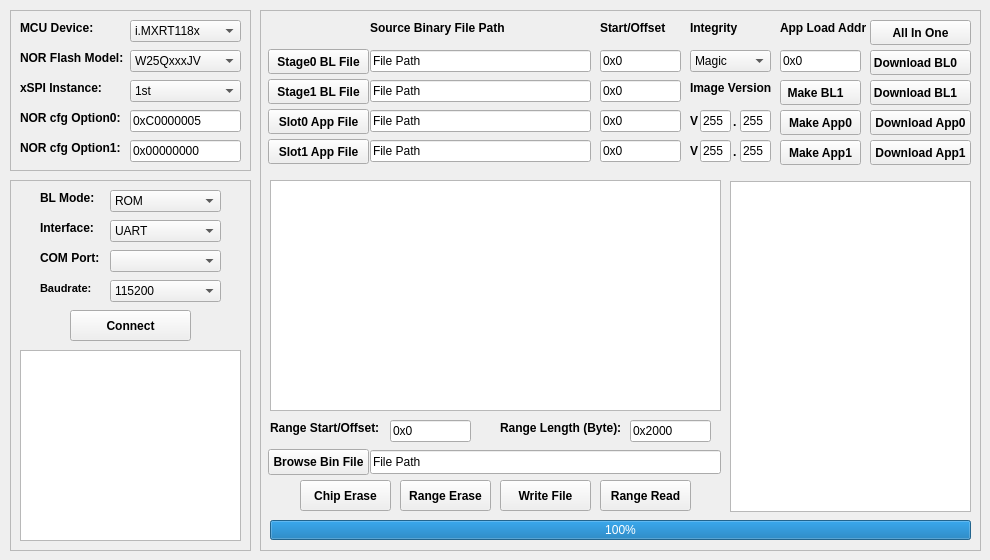
  <widget class="QWidget" name="centralwidget">
   <widget class="QFrame" name="sysFrame">
    <property name="geometry">
     <rect>
      <x>10</x>
      <y>10</y>
      <width>241</width>
      <height>161</height>
     </rect>
    </property>
    <property name="autoFillBackground">
     <bool>false</bool>
    </property>
    <property name="frameShape">
     <enum>QFrame::StyledPanel</enum>
    </property>
    <property name="frameShadow">
     <enum>QFrame::Plain</enum>
    </property>
    <property name="lineWidth">
     <number>1</number>
    </property>
    <widget class="QLabel" name="label_mcuDevice">
     <property name="geometry">
      <rect>
       <x>10</x>
       <y>10</y>
       <width>111</width>
       <height>16</height>
      </rect>
     </property>
     <property name="font">
      <font>
       <weight>75</weight>
       <bold>true</bold>
      </font>
     </property>
     <property name="text">
      <string>MCU Device:</string>
     </property>
    </widget>
    <widget class="QComboBox" name="comboBox_mcuDevice">
     <property name="geometry">
      <rect>
       <x>120</x>
       <y>10</y>
       <width>111</width>
       <height>22</height>
      </rect>
     </property>
     <item>
      <property name="text">
       <string>i.MXRT118x</string>
      </property>
     </item>
    </widget>
    <widget class="QLabel" name="label_norCfgOption0">
     <property name="geometry">
      <rect>
       <x>10</x>
       <y>100</y>
       <width>111</width>
       <height>16</height>
      </rect>
     </property>
     <property name="font">
      <font>
       <weight>75</weight>
       <bold>true</bold>
      </font>
     </property>
     <property name="text">
      <string>NOR cfg Option0:</string>
     </property>
    </widget>
    <widget class="QLineEdit" name="lineEdit_norCfgOption0">
     <property name="geometry">
      <rect>
       <x>120</x>
       <y>100</y>
       <width>111</width>
       <height>22</height>
      </rect>
     </property>
     <property name="text">
      <string>0xC0000005</string>
     </property>
     <property name="alignment">
      <set>Qt::AlignLeading|Qt::AlignLeft|Qt::AlignVCenter</set>
     </property>
    </widget>
    <widget class="QLabel" name="label_norFlashModel">
     <property name="geometry">
      <rect>
       <x>10</x>
       <y>40</y>
       <width>111</width>
       <height>16</height>
      </rect>
     </property>
     <property name="font">
      <font>
       <weight>75</weight>
       <bold>true</bold>
      </font>
     </property>
     <property name="text">
      <string>NOR Flash Model:</string>
     </property>
    </widget>
    <widget class="QComboBox" name="comboBox_norFlashModel">
     <property name="geometry">
      <rect>
       <x>120</x>
       <y>40</y>
       <width>111</width>
       <height>22</height>
      </rect>
     </property>
     <property name="currentIndex">
      <number>0</number>
     </property>
     <property name="maxVisibleItems">
      <number>13</number>
     </property>
     <item>
      <property name="text">
       <string>W25QxxxJV</string>
      </property>
     </item>
     <item>
      <property name="text">
       <string>W35T51NW</string>
      </property>
     </item>
     <item>
      <property name="text">
       <string>MX25Lxxx45G</string>
      </property>
     </item>
     <item>
      <property name="text">
       <string>MX25UM51245G</string>
      </property>
     </item>
     <item>
      <property name="text">
       <string>MX25UM51345G</string>
      </property>
     </item>
     <item>
      <property name="text">
       <string>MX25UM51345G_Def_OPI_DDR</string>
      </property>
     </item>
     <item>
      <property name="text">
       <string>MX25UM51345G_2ndPinmux</string>
      </property>
     </item>
     <item>
      <property name="text">
       <string>GD25QxxxC</string>
      </property>
     </item>
     <item>
      <property name="text">
       <string>GD25LBxxxE</string>
      </property>
     </item>
     <item>
      <property name="text">
       <string>GD25LTxxxE</string>
      </property>
     </item>
     <item>
      <property name="text">
       <string>GD25LXxxxE</string>
      </property>
     </item>
     <item>
      <property name="text">
       <string>IS25LPxxxA</string>
      </property>
     </item>
     <item>
      <property name="text">
       <string>IS25LXxxx</string>
      </property>
     </item>
     <item>
      <property name="text">
       <string>IS26KSxxxS</string>
      </property>
     </item>
     <item>
      <property name="text">
       <string>MT25QLxxxA</string>
      </property>
     </item>
     <item>
      <property name="text">
       <string>RW303-MT35XUxxxABA1G</string>
      </property>
     </item>
     <item>
      <property name="text">
       <string>RW304-MT35XUxxxABA2G_Def_OPI_DDR</string>
      </property>
     </item>
     <item>
      <property name="text">
       <string>AT25SFxxxA</string>
      </property>
     </item>
     <item>
      <property name="text">
       <string>ATXPxxx</string>
      </property>
     </item>
     <item>
      <property name="text">
       <string>S25FLxxxL</string>
      </property>
     </item>
     <item>
      <property name="text">
       <string>S25FLxxxS</string>
      </property>
     </item>
     <item>
      <property name="text">
       <string>S28HSxxxT</string>
      </property>
     </item>
     <item>
      <property name="text">
       <string>S26KSxxxS</string>
      </property>
     </item>
    </widget>
    <widget class="QLabel" name="label_xspiInstance">
     <property name="geometry">
      <rect>
       <x>10</x>
       <y>70</y>
       <width>111</width>
       <height>16</height>
      </rect>
     </property>
     <property name="font">
      <font>
       <weight>75</weight>
       <bold>true</bold>
      </font>
     </property>
     <property name="text">
      <string>xSPI Instance:</string>
     </property>
    </widget>
    <widget class="QComboBox" name="comboBox_xspiInstance">
     <property name="geometry">
      <rect>
       <x>120</x>
       <y>70</y>
       <width>111</width>
       <height>22</height>
      </rect>
     </property>
     <property name="currentIndex">
      <number>0</number>
     </property>
     <property name="maxVisibleItems">
      <number>13</number>
     </property>
     <item>
      <property name="text">
       <string>1st</string>
      </property>
     </item>
     <item>
      <property name="text">
       <string>2nd</string>
      </property>
     </item>
     <item>
      <property name="text">
       <string>3rd</string>
      </property>
     </item>
    </widget>
    <widget class="QLabel" name="label_norCfgOption1">
     <property name="geometry">
      <rect>
       <x>10</x>
       <y>130</y>
       <width>111</width>
       <height>16</height>
      </rect>
     </property>
     <property name="font">
      <font>
       <weight>75</weight>
       <bold>true</bold>
      </font>
     </property>
     <property name="text">
      <string>NOR cfg Option1:</string>
     </property>
    </widget>
    <widget class="QLineEdit" name="lineEdit_norCfgOption1">
     <property name="geometry">
      <rect>
       <x>120</x>
       <y>130</y>
       <width>111</width>
       <height>22</height>
      </rect>
     </property>
     <property name="text">
      <string>0x00000000</string>
     </property>
     <property name="alignment">
      <set>Qt::AlignLeading|Qt::AlignLeft|Qt::AlignVCenter</set>
     </property>
    </widget>
   </widget>
   <widget class="QFrame" name="commFrame">
    <property name="geometry">
     <rect>
      <x>10</x>
      <y>180</y>
      <width>241</width>
      <height>371</height>
     </rect>
    </property>
    <property name="font">
     <font>
      <family>Arial</family>
     </font>
    </property>
    <property name="frameShape">
     <enum>QFrame::StyledPanel</enum>
    </property>
    <property name="frameShadow">
     <enum>QFrame::Plain</enum>
    </property>
    <widget class="QLabel" name="label_interface">
     <property name="geometry">
      <rect>
       <x>30</x>
       <y>40</y>
       <width>61</width>
       <height>16</height>
      </rect>
     </property>
     <property name="font">
      <font>
       <family>MS Shell Dlg 2</family>
       <weight>75</weight>
       <bold>true</bold>
      </font>
     </property>
     <property name="text">
      <string>Interface:</string>
     </property>
    </widget>
    <widget class="QLabel" name="label_baudratePid">
     <property name="geometry">
      <rect>
       <x>30</x>
       <y>100</y>
       <width>61</width>
       <height>16</height>
      </rect>
     </property>
     <property name="font">
      <font>
       <family>MS Shell Dlg 2</family>
       <pointsize>8</pointsize>
       <weight>75</weight>
       <bold>true</bold>
      </font>
     </property>
     <property name="text">
      <string>Baudrate:</string>
     </property>
    </widget>
    <widget class="QComboBox" name="comboBox_interface">
     <property name="geometry">
      <rect>
       <x>100</x>
       <y>40</y>
       <width>111</width>
       <height>22</height>
      </rect>
     </property>
     <property name="font">
      <font>
       <family>MS Shell Dlg 2</family>
      </font>
     </property>
     <item>
      <property name="text">
       <string>UART</string>
      </property>
     </item>
     <item>
      <property name="text">
       <string>USB-HID</string>
      </property>
     </item>
    </widget>
    <widget class="QComboBox" name="comboBox_baudratePid">
     <property name="geometry">
      <rect>
       <x>100</x>
       <y>100</y>
       <width>111</width>
       <height>22</height>
      </rect>
     </property>
     <property name="font">
      <font>
       <family>MS Shell Dlg 2</family>
      </font>
     </property>
     <item>
      <property name="text">
       <string>115200</string>
      </property>
     </item>
    </widget>
    <widget class="QPushButton" name="pushButton_connect">
     <property name="geometry">
      <rect>
       <x>60</x>
       <y>130</y>
       <width>121</width>
       <height>31</height>
      </rect>
     </property>
     <property name="font">
      <font>
       <family>MS Shell Dlg 2</family>
       <weight>75</weight>
       <bold>true</bold>
      </font>
     </property>
     <property name="text">
      <string>Connect</string>
     </property>
    </widget>
    <widget class="QLabel" name="label_comPortVid">
     <property name="geometry">
      <rect>
       <x>30</x>
       <y>70</y>
       <width>61</width>
       <height>16</height>
      </rect>
     </property>
     <property name="font">
      <font>
       <family>MS Shell Dlg 2</family>
       <weight>75</weight>
       <bold>true</bold>
      </font>
     </property>
     <property name="text">
      <string>COM Port:</string>
     </property>
    </widget>
    <widget class="QComboBox" name="comboBox_comPortVid">
     <property name="geometry">
      <rect>
       <x>100</x>
       <y>70</y>
       <width>111</width>
       <height>22</height>
      </rect>
     </property>
     <property name="font">
      <font>
       <family>MS Shell Dlg 2</family>
      </font>
     </property>
    </widget>
    <widget class="QTextEdit" name="textEdit_commStatus">
     <property name="geometry">
      <rect>
       <x>10</x>
       <y>170</y>
       <width>221</width>
       <height>191</height>
      </rect>
     </property>
     <property name="font">
      <font>
       <family>Arial</family>
       <weight>50</weight>
       <bold>false</bold>
      </font>
     </property>
     <property name="frameShadow">
      <enum>QFrame::Plain</enum>
     </property>
     <property name="readOnly">
      <bool>true</bool>
     </property>
    </widget>
    <widget class="QLabel" name="label_blMode">
     <property name="geometry">
      <rect>
       <x>30</x>
       <y>10</y>
       <width>61</width>
       <height>16</height>
      </rect>
     </property>
     <property name="font">
      <font>
       <family>MS Shell Dlg 2</family>
       <weight>75</weight>
       <bold>true</bold>
      </font>
     </property>
     <property name="text">
      <string>BL Mode:</string>
     </property>
    </widget>
    <widget class="QComboBox" name="comboBox_blMode">
     <property name="geometry">
      <rect>
       <x>100</x>
       <y>10</y>
       <width>111</width>
       <height>22</height>
      </rect>
     </property>
     <property name="font">
      <font>
       <family>MS Shell Dlg 2</family>
      </font>
     </property>
     <item>
      <property name="text">
       <string>ROM</string>
      </property>
     </item>
     <item>
      <property name="text">
       <string>OTA</string>
      </property>
     </item>
    </widget>
   </widget>
   <widget class="QFrame" name="otaFrame">
    <property name="geometry">
     <rect>
      <x>260</x>
      <y>10</y>
      <width>721</width>
      <height>541</height>
     </rect>
    </property>
    <property name="frameShape">
     <enum>QFrame::StyledPanel</enum>
    </property>
    <property name="frameShadow">
     <enum>QFrame::Plain</enum>
    </property>
    <widget class="QTextEdit" name="textEdit_memWin">
     <property name="geometry">
      <rect>
       <x>10</x>
       <y>170</y>
       <width>451</width>
       <height>231</height>
      </rect>
     </property>
     <property name="font">
      <font>
       <weight>50</weight>
       <bold>false</bold>
      </font>
     </property>
     <property name="frameShadow">
      <enum>QFrame::Plain</enum>
     </property>
     <property name="readOnly">
      <bool>true</bool>
     </property>
    </widget>
    <widget class="QProgressBar" name="progressBar_action">
     <property name="geometry">
      <rect>
       <x>10</x>
       <y>510</y>
       <width>701</width>
       <height>20</height>
      </rect>
     </property>
     <property name="value">
      <number>100</number>
     </property>
    </widget>
    <widget class="QPushButton" name="pushButton_erase">
     <property name="geometry">
      <rect>
       <x>140</x>
       <y>470</y>
       <width>91</width>
       <height>31</height>
      </rect>
     </property>
     <property name="font">
      <font>
       <family>MS Shell Dlg 2</family>
       <weight>75</weight>
       <bold>true</bold>
      </font>
     </property>
     <property name="text">
      <string>Range Erase</string>
     </property>
    </widget>
    <widget class="QPushButton" name="pushButton_read">
     <property name="geometry">
      <rect>
       <x>340</x>
       <y>470</y>
       <width>91</width>
       <height>31</height>
      </rect>
     </property>
     <property name="font">
      <font>
       <weight>75</weight>
       <bold>true</bold>
      </font>
     </property>
     <property name="text">
      <string>Range Read</string>
     </property>
    </widget>
    <widget class="QPushButton" name="pushButton_write">
     <property name="geometry">
      <rect>
       <x>240</x>
       <y>470</y>
       <width>91</width>
       <height>31</height>
      </rect>
     </property>
     <property name="font">
      <font>
       <weight>75</weight>
       <bold>true</bold>
      </font>
     </property>
     <property name="text">
      <string>Write File</string>
     </property>
    </widget>
    <widget class="QLabel" name="label_rangeStart">
     <property name="geometry">
      <rect>
       <x>10</x>
       <y>410</y>
       <width>121</width>
       <height>16</height>
      </rect>
     </property>
     <property name="font">
      <font>
       <weight>75</weight>
       <bold>true</bold>
      </font>
     </property>
     <property name="text">
      <string>Range Start/Offset:</string>
     </property>
    </widget>
    <widget class="QLabel" name="label_rangeLength">
     <property name="geometry">
      <rect>
       <x>240</x>
       <y>410</y>
       <width>131</width>
       <height>16</height>
      </rect>
     </property>
     <property name="font">
      <font>
       <weight>75</weight>
       <bold>true</bold>
      </font>
     </property>
     <property name="text">
      <string>Range Length (Byte):</string>
     </property>
    </widget>
    <widget class="QLineEdit" name="lineEdit_rangeStart">
     <property name="geometry">
      <rect>
       <x>130</x>
       <y>410</y>
       <width>81</width>
       <height>22</height>
      </rect>
     </property>
     <property name="text">
      <string>0x0</string>
     </property>
     <property name="alignment">
      <set>Qt::AlignLeading|Qt::AlignLeft|Qt::AlignVCenter</set>
     </property>
    </widget>
    <widget class="QLineEdit" name="lineEdit_rangeLength">
     <property name="geometry">
      <rect>
       <x>370</x>
       <y>410</y>
       <width>81</width>
       <height>22</height>
      </rect>
     </property>
     <property name="text">
      <string>0x2000</string>
     </property>
     <property name="alignment">
      <set>Qt::AlignLeading|Qt::AlignLeft|Qt::AlignVCenter</set>
     </property>
    </widget>
    <widget class="QPushButton" name="pushButton_browseFile">
     <property name="geometry">
      <rect>
       <x>8</x>
       <y>439</y>
       <width>101</width>
       <height>26</height>
      </rect>
     </property>
     <property name="font">
      <font>
       <family>MS Shell Dlg 2</family>
       <weight>75</weight>
       <bold>true</bold>
      </font>
     </property>
     <property name="text">
      <string>Browse Bin File</string>
     </property>
    </widget>
    <widget class="QLineEdit" name="lineEdit_browseFile">
     <property name="geometry">
      <rect>
       <x>110</x>
       <y>440</y>
       <width>351</width>
       <height>24</height>
      </rect>
     </property>
     <property name="text">
      <string>File Path</string>
     </property>
     <property name="alignment">
      <set>Qt::AlignLeading|Qt::AlignLeft|Qt::AlignVCenter</set>
     </property>
     <property name="readOnly">
      <bool>true</bool>
     </property>
    </widget>
    <widget class="QPushButton" name="pushButton_stage0BlFile">
     <property name="geometry">
      <rect>
       <x>8</x>
       <y>39</y>
       <width>101</width>
       <height>25</height>
      </rect>
     </property>
     <property name="font">
      <font>
       <family>MS Shell Dlg 2</family>
       <weight>75</weight>
       <bold>true</bold>
      </font>
     </property>
     <property name="text">
      <string>Stage0 BL File</string>
     </property>
    </widget>
    <widget class="QLineEdit" name="lineEdit_stage0BlFile">
     <property name="geometry">
      <rect>
       <x>110</x>
       <y>40</y>
       <width>221</width>
       <height>22</height>
      </rect>
     </property>
     <property name="text">
      <string>File Path</string>
     </property>
     <property name="alignment">
      <set>Qt::AlignLeading|Qt::AlignLeft|Qt::AlignVCenter</set>
     </property>
     <property name="readOnly">
      <bool>true</bool>
     </property>
    </widget>
    <widget class="QPushButton" name="pushButton_stage1BlFile">
     <property name="geometry">
      <rect>
       <x>8</x>
       <y>69</y>
       <width>101</width>
       <height>25</height>
      </rect>
     </property>
     <property name="font">
      <font>
       <family>MS Shell Dlg 2</family>
       <weight>75</weight>
       <bold>true</bold>
      </font>
     </property>
     <property name="text">
      <string>Stage1 BL File</string>
     </property>
    </widget>
    <widget class="QPushButton" name="pushButton_appSlot0File">
     <property name="geometry">
      <rect>
       <x>8</x>
       <y>99</y>
       <width>101</width>
       <height>25</height>
      </rect>
     </property>
     <property name="font">
      <font>
       <family>MS Shell Dlg 2</family>
       <weight>75</weight>
       <bold>true</bold>
      </font>
     </property>
     <property name="text">
      <string>Slot0 App File</string>
     </property>
    </widget>
    <widget class="QPushButton" name="pushButton_appSlot1File">
     <property name="geometry">
      <rect>
       <x>8</x>
       <y>129</y>
       <width>101</width>
       <height>25</height>
      </rect>
     </property>
     <property name="font">
      <font>
       <family>MS Shell Dlg 2</family>
       <weight>75</weight>
       <bold>true</bold>
      </font>
     </property>
     <property name="text">
      <string>Slot1 App File</string>
     </property>
    </widget>
    <widget class="QLineEdit" name="lineEdit_stage1BlFile">
     <property name="geometry">
      <rect>
       <x>110</x>
       <y>70</y>
       <width>221</width>
       <height>22</height>
      </rect>
     </property>
     <property name="text">
      <string>File Path</string>
     </property>
     <property name="alignment">
      <set>Qt::AlignLeading|Qt::AlignLeft|Qt::AlignVCenter</set>
     </property>
     <property name="readOnly">
      <bool>true</bool>
     </property>
    </widget>
    <widget class="QLineEdit" name="lineEdit_appSlot0File">
     <property name="geometry">
      <rect>
       <x>110</x>
       <y>100</y>
       <width>221</width>
       <height>22</height>
      </rect>
     </property>
     <property name="text">
      <string>File Path</string>
     </property>
     <property name="alignment">
      <set>Qt::AlignLeading|Qt::AlignLeft|Qt::AlignVCenter</set>
     </property>
     <property name="readOnly">
      <bool>true</bool>
     </property>
    </widget>
    <widget class="QLineEdit" name="lineEdit_appSlot1File">
     <property name="geometry">
      <rect>
       <x>110</x>
       <y>130</y>
       <width>221</width>
       <height>22</height>
      </rect>
     </property>
     <property name="text">
      <string>File Path</string>
     </property>
     <property name="alignment">
      <set>Qt::AlignLeading|Qt::AlignLeft|Qt::AlignVCenter</set>
     </property>
     <property name="readOnly">
      <bool>true</bool>
     </property>
    </widget>
    <widget class="QLabel" name="label_FileStart">
     <property name="geometry">
      <rect>
       <x>340</x>
       <y>10</y>
       <width>81</width>
       <height>16</height>
      </rect>
     </property>
     <property name="font">
      <font>
       <weight>75</weight>
       <bold>true</bold>
      </font>
     </property>
     <property name="text">
      <string>Start/Offset</string>
     </property>
    </widget>
    <widget class="QLineEdit" name="lineEdit_fileStartS0BL">
     <property name="geometry">
      <rect>
       <x>340</x>
       <y>40</y>
       <width>81</width>
       <height>22</height>
      </rect>
     </property>
     <property name="text">
      <string>0x0</string>
     </property>
     <property name="alignment">
      <set>Qt::AlignLeading|Qt::AlignLeft|Qt::AlignVCenter</set>
     </property>
    </widget>
    <widget class="QLineEdit" name="lineEdit_fileStartS1BL">
     <property name="geometry">
      <rect>
       <x>340</x>
       <y>70</y>
       <width>81</width>
       <height>22</height>
      </rect>
     </property>
     <property name="text">
      <string>0x0</string>
     </property>
     <property name="alignment">
      <set>Qt::AlignLeading|Qt::AlignLeft|Qt::AlignVCenter</set>
     </property>
    </widget>
    <widget class="QLineEdit" name="lineEdit_fileStartAPP0">
     <property name="geometry">
      <rect>
       <x>340</x>
       <y>100</y>
       <width>81</width>
       <height>22</height>
      </rect>
     </property>
     <property name="text">
      <string>0x0</string>
     </property>
     <property name="alignment">
      <set>Qt::AlignLeading|Qt::AlignLeft|Qt::AlignVCenter</set>
     </property>
    </widget>
    <widget class="QLineEdit" name="lineEdit_fileStartAPP1">
     <property name="geometry">
      <rect>
       <x>340</x>
       <y>130</y>
       <width>81</width>
       <height>22</height>
      </rect>
     </property>
     <property name="text">
      <string>0x0</string>
     </property>
     <property name="alignment">
      <set>Qt::AlignLeading|Qt::AlignLeft|Qt::AlignVCenter</set>
     </property>
    </widget>
    <widget class="QLabel" name="label_imageVersion">
     <property name="geometry">
      <rect>
       <x>430</x>
       <y>70</y>
       <width>81</width>
       <height>16</height>
      </rect>
     </property>
     <property name="font">
      <font>
       <weight>75</weight>
       <bold>true</bold>
      </font>
     </property>
     <property name="text">
      <string>Image Version</string>
     </property>
    </widget>
    <widget class="QLineEdit" name="lineEdit_app0VerMajor">
     <property name="geometry">
      <rect>
       <x>440</x>
       <y>100</y>
       <width>31</width>
       <height>22</height>
      </rect>
     </property>
     <property name="text">
      <string>255</string>
     </property>
     <property name="alignment">
      <set>Qt::AlignLeading|Qt::AlignLeft|Qt::AlignVCenter</set>
     </property>
    </widget>
    <widget class="QLineEdit" name="lineEdit_app0VerMinor">
     <property name="geometry">
      <rect>
       <x>480</x>
       <y>100</y>
       <width>31</width>
       <height>22</height>
      </rect>
     </property>
     <property name="text">
      <string>255</string>
     </property>
     <property name="alignment">
      <set>Qt::AlignLeading|Qt::AlignLeft|Qt::AlignVCenter</set>
     </property>
    </widget>
    <widget class="QLabel" name="label_v0">
     <property name="geometry">
      <rect>
       <x>430</x>
       <y>103</y>
       <width>16</width>
       <height>16</height>
      </rect>
     </property>
     <property name="font">
      <font>
       <weight>75</weight>
       <bold>true</bold>
      </font>
     </property>
     <property name="text">
      <string>V</string>
     </property>
    </widget>
    <widget class="QLabel" name="label_v1">
     <property name="geometry">
      <rect>
       <x>430</x>
       <y>133</y>
       <width>16</width>
       <height>16</height>
      </rect>
     </property>
     <property name="font">
      <font>
       <weight>75</weight>
       <bold>true</bold>
      </font>
     </property>
     <property name="text">
      <string>V</string>
     </property>
    </widget>
    <widget class="QLineEdit" name="lineEdit_app1VerMajor">
     <property name="geometry">
      <rect>
       <x>440</x>
       <y>130</y>
       <width>31</width>
       <height>22</height>
      </rect>
     </property>
     <property name="text">
      <string>255</string>
     </property>
     <property name="alignment">
      <set>Qt::AlignLeading|Qt::AlignLeft|Qt::AlignVCenter</set>
     </property>
    </widget>
    <widget class="QLineEdit" name="lineEdit_app1VerMinor">
     <property name="geometry">
      <rect>
       <x>480</x>
       <y>130</y>
       <width>31</width>
       <height>22</height>
      </rect>
     </property>
     <property name="text">
      <string>255</string>
     </property>
     <property name="alignment">
      <set>Qt::AlignLeading|Qt::AlignLeft|Qt::AlignVCenter</set>
     </property>
    </widget>
    <widget class="QLabel" name="label_v1p">
     <property name="geometry">
      <rect>
       <x>473</x>
       <y>134</y>
       <width>16</width>
       <height>16</height>
      </rect>
     </property>
     <property name="font">
      <font>
       <weight>75</weight>
       <bold>true</bold>
      </font>
     </property>
     <property name="text">
      <string>.</string>
     </property>
    </widget>
    <widget class="QLabel" name="label_v0p">
     <property name="geometry">
      <rect>
       <x>473</x>
       <y>104</y>
       <width>16</width>
       <height>16</height>
      </rect>
     </property>
     <property name="font">
      <font>
       <weight>75</weight>
       <bold>true</bold>
      </font>
     </property>
     <property name="text">
      <string>.</string>
     </property>
    </widget>
    <widget class="QLabel" name="label_integrity">
     <property name="geometry">
      <rect>
       <x>430</x>
       <y>10</y>
       <width>81</width>
       <height>16</height>
      </rect>
     </property>
     <property name="font">
      <font>
       <weight>75</weight>
       <bold>true</bold>
      </font>
     </property>
     <property name="text">
      <string>Integrity</string>
     </property>
    </widget>
    <widget class="QComboBox" name="comboBox_integrity">
     <property name="geometry">
      <rect>
       <x>430</x>
       <y>40</y>
       <width>81</width>
       <height>22</height>
      </rect>
     </property>
     <item>
      <property name="text">
       <string>Magic</string>
      </property>
     </item>
     <item>
      <property name="text">
       <string>CRC32</string>
      </property>
     </item>
    </widget>
    <widget class="QPushButton" name="pushButton_makeAPP0">
     <property name="geometry">
      <rect>
       <x>520</x>
       <y>100</y>
       <width>81</width>
       <height>25</height>
      </rect>
     </property>
     <property name="font">
      <font>
       <family>MS Shell Dlg 2</family>
       <weight>75</weight>
       <bold>true</bold>
      </font>
     </property>
     <property name="text">
      <string>Make App0</string>
     </property>
    </widget>
    <widget class="QPushButton" name="pushButton_makeAPP1">
     <property name="geometry">
      <rect>
       <x>520</x>
       <y>130</y>
       <width>81</width>
       <height>25</height>
      </rect>
     </property>
     <property name="font">
      <font>
       <family>MS Shell Dlg 2</family>
       <weight>75</weight>
       <bold>true</bold>
      </font>
     </property>
     <property name="text">
      <string>Make App1</string>
     </property>
    </widget>
    <widget class="QPushButton" name="pushButton_downloadAPP0">
     <property name="geometry">
      <rect>
       <x>610</x>
       <y>100</y>
       <width>101</width>
       <height>25</height>
      </rect>
     </property>
     <property name="font">
      <font>
       <family>MS Shell Dlg 2</family>
       <weight>75</weight>
       <bold>true</bold>
      </font>
     </property>
     <property name="text">
      <string>Download App0</string>
     </property>
    </widget>
    <widget class="QPushButton" name="pushButton_downloadAPP1">
     <property name="geometry">
      <rect>
       <x>610</x>
       <y>130</y>
       <width>101</width>
       <height>25</height>
      </rect>
     </property>
     <property name="font">
      <font>
       <family>MS Shell Dlg 2</family>
       <weight>75</weight>
       <bold>true</bold>
      </font>
     </property>
     <property name="text">
      <string>Download App1</string>
     </property>
    </widget>
    <widget class="QPushButton" name="pushButton_downloadS1BL">
     <property name="geometry">
      <rect>
       <x>610</x>
       <y>70</y>
       <width>101</width>
       <height>25</height>
      </rect>
     </property>
     <property name="font">
      <font>
       <family>MS Shell Dlg 2</family>
       <weight>75</weight>
       <bold>true</bold>
      </font>
     </property>
     <property name="text">
      <string>Download BL1   </string>
     </property>
    </widget>
    <widget class="QPushButton" name="pushButton_downloadS0BL">
     <property name="geometry">
      <rect>
       <x>610</x>
       <y>40</y>
       <width>101</width>
       <height>25</height>
      </rect>
     </property>
     <property name="font">
      <font>
       <family>MS Shell Dlg 2</family>
       <weight>75</weight>
       <bold>true</bold>
      </font>
     </property>
     <property name="text">
      <string>Download BL0   </string>
     </property>
    </widget>
    <widget class="QPushButton" name="pushButton_makeS1BL">
     <property name="geometry">
      <rect>
       <x>520</x>
       <y>70</y>
       <width>81</width>
       <height>25</height>
      </rect>
     </property>
     <property name="font">
      <font>
       <family>MS Shell Dlg 2</family>
       <weight>75</weight>
       <bold>true</bold>
      </font>
     </property>
     <property name="text">
      <string>Make BL1   </string>
     </property>
    </widget>
    <widget class="QLabel" name="label_sourceFilePath">
     <property name="geometry">
      <rect>
       <x>110</x>
       <y>10</y>
       <width>141</width>
       <height>16</height>
      </rect>
     </property>
     <property name="font">
      <font>
       <weight>75</weight>
       <bold>true</bold>
      </font>
     </property>
     <property name="text">
      <string>Source Binary File Path</string>
     </property>
    </widget>
    <widget class="QPushButton" name="pushButton_allInOne">
     <property name="geometry">
      <rect>
       <x>610</x>
       <y>10</y>
       <width>101</width>
       <height>25</height>
      </rect>
     </property>
     <property name="font">
      <font>
       <family>MS Shell Dlg 2</family>
       <weight>75</weight>
       <bold>true</bold>
      </font>
     </property>
     <property name="text">
      <string>All In One</string>
     </property>
    </widget>
    <widget class="QGraphicsView" name="graphicsView_layout">
     <property name="geometry">
      <rect>
       <x>470</x>
       <y>171</y>
       <width>241</width>
       <height>331</height>
      </rect>
     </property>
    </widget>
    <widget class="QPushButton" name="pushButton_eraseChip">
     <property name="geometry">
      <rect>
       <x>40</x>
       <y>470</y>
       <width>91</width>
       <height>31</height>
      </rect>
     </property>
     <property name="font">
      <font>
       <family>MS Shell Dlg 2</family>
       <weight>75</weight>
       <bold>true</bold>
      </font>
     </property>
     <property name="text">
      <string>Chip Erase</string>
     </property>
    </widget>
    <widget class="QLineEdit" name="lineEdit_appLoadAddr">
     <property name="geometry">
      <rect>
       <x>520</x>
       <y>40</y>
       <width>81</width>
       <height>22</height>
      </rect>
     </property>
     <property name="text">
      <string>0x0</string>
     </property>
     <property name="alignment">
      <set>Qt::AlignLeading|Qt::AlignLeft|Qt::AlignVCenter</set>
     </property>
    </widget>
    <widget class="QLabel" name="label_appLoadAddr">
     <property name="geometry">
      <rect>
       <x>520</x>
       <y>10</y>
       <width>91</width>
       <height>16</height>
      </rect>
     </property>
     <property name="font">
      <font>
       <weight>75</weight>
       <bold>true</bold>
      </font>
     </property>
     <property name="text">
      <string>App Load Addr</string>
     </property>
    </widget>
   </widget>
  </widget>
